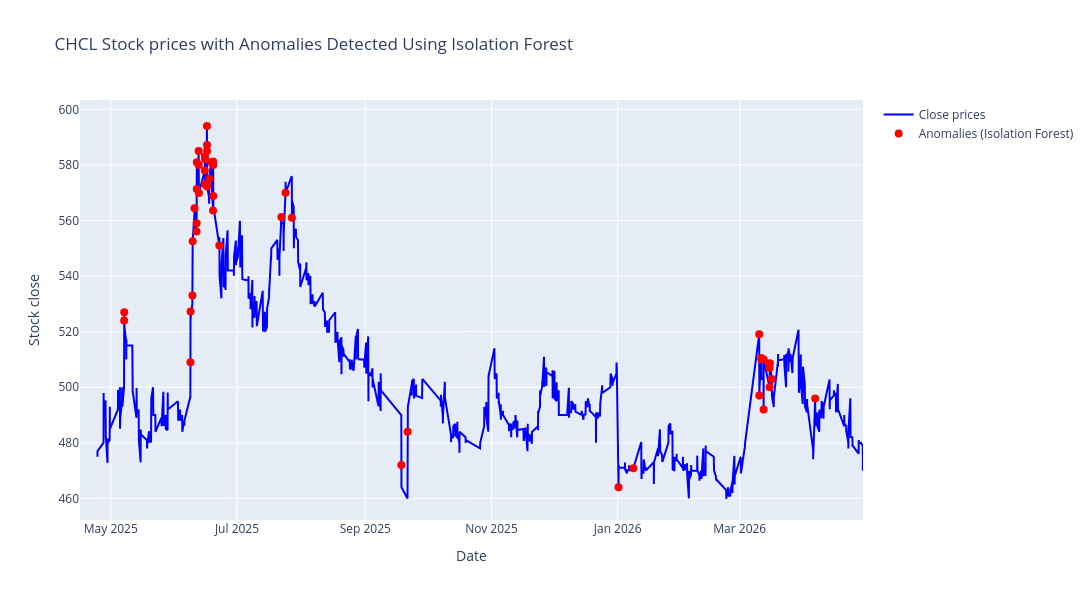

The code cell stored with this chart in its notebook:
### Code cell
fig = go.Figure()

# Add Close prices line
fig.add_trace(
    go.Scatter(
        x=df.index,
        y=df["close"],
        mode="lines",
        name="Close prices",
        line=dict(color="blue", width=2),
    )
)

# Add anomalies (Isolation Forest) as red markers
fig.add_trace(
    go.Scatter(
        x=anomalies_if.index,
        y=anomalies_if["close"],
        mode="markers",
        name="Anomalies (Isolation Forest)",
        marker=dict(color="red", size=8, symbol="circle"),
        showlegend=True,
    )
)

# Update layout for a larger figure size and title
fig.update_layout(
    title=f"{stock_name} Stock prices with Anomalies Detected Using Isolation Forest",
    xaxis_title="Date",
    yaxis_title="Stock close",
    autosize=False,
    width=1200,
    height=600,
)

# Show the plot
fig.show()

### Figure 1 — Plotly figure (JSON) as saved in the notebook; plotly's stock layout.template omitted (floating-point values rounded to 4 significant figures; data arrays with more than 128 entries replaced by an {"elided": "..."} marker saying what was removed)
{"data": [{"line": {"color": "blue", "width": 2}, "mode": "lines", "name": "Close prices", "type": "scatter", "x": {"elided": "945 str values"}, "y": {"elided": "945 float values"}}, {"marker": {"color": "red", "size": 8, "symbol": "circle"}, "mode": "markers", "name": "Anomalies (Isolation Forest)", "showlegend": true, "type": "scatter", "x": ["2025-05-07T11:00:00.000000000", "2025-05-07T12:00:00.000000000", "2025-06-08T12:00:00.000000000", "2025-06-08T13:00:00.000000000", "2025-06-09T11:00:00.000000000", "2025-06-09T14:00:00.000000000", "2025-06-10T11:00:00.000000000", "2025-06-11T11:00:00.000000000", "2025-06-11T12:00:00.000000000", "2025-06-11T13:00:00.000000000", "2025-06-11T14:00:00.000000000", "2025-06-12T11:00:00.000000000", "2025-06-12T12:00:00.000000000", "2025-06-12T14:00:00.000000000", "2025-06-15T10:00:00.000000000", "2025-06-15T11:00:00.000000000", "2025-06-15T12:00:00.000000000", "2025-06-15T13:00:00.000000000", "2025-06-15T14:00:00.000000000", "2025-06-16T11:00:00.000000000", "2025-06-16T12:00:00.000000000", "2025-06-16T13:00:00.000000000", "2025-06-16T14:00:00.000000000", "2025-06-17T14:00:00.000000000", "2025-06-18T11:00:00.000000000", "2025-06-19T10:00:00.000000000", "2025-06-19T11:00:00.000000000", "2025-06-19T12:00:00.000000000", "2025-06-19T13:00:00.000000000", "2025-06-22T11:00:00.000000000", "2025-07-22T11:00:00.000000000", "2025-07-24T11:00:00.000000000", "2025-07-27T13:00:00.000000000", "2025-09-18T11:00:00.000000000", "2025-09-21T11:00:00.000000000", "2026-01-01T10:00:00.000000000", "2026-01-08T14:00:00.000000000", "2026-03-10T10:00:00.000000000", "2026-03-10T11:00:00.000000000", "2026-03-11T10:00:00.000000000", "2026-03-11T11:00:00.000000000", "2026-03-12T13:00:00.000000000", "2026-03-12T14:00:00.000000000", "2026-03-15T10:00:00.000000000", "2026-03-15T11:00:00.000000000", "2026-03-15T14:00:00.000000000", "2026-03-16T11:00:00.000000000", "2026-04-06T11:00:00.000000000"], "y": [524.0, 527.0, 509.0, 527.3, 533.0, 552.5, 564.4, 556.0, 559.0, 571.3, 581.0, 585.0, 580.0, 569.9, 578.0, 583.0, 573.0, 582.9, 582.0, 594.0, 587.2, 585.0, 572.2, 574.9, 581.0, 563.6, 581.2, 580.0, 568.8, 551.0, 561.3, 570.0, 561.0, 472.0, 484.0, 464.0, 470.9, 519.1, 497.0, 510.0, 510.5, 492.0, 510.0, 500.0, 507.0, 508.6, 503.0, 496.0]}], "layout": {"autosize": false, "height": 600, "title": {"text": "CHCL Stock prices with Anomalies Detected Using Isolation Forest"}, "width": 1200, "xaxis": {"title": {"text": "Date"}}, "yaxis": {"title": {"text": "Stock close"}}}}
